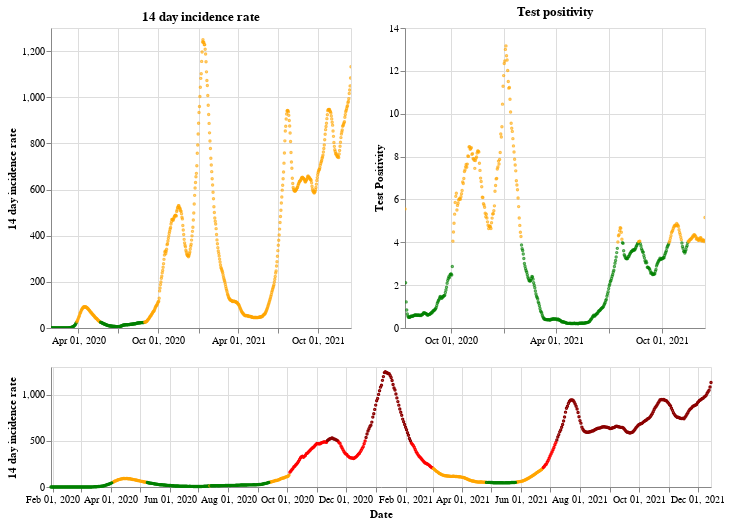

Notebook code for this chart:
### Markdown cell above
## England

### Code cell
plot_traffic_light('England')

### Figure 1 — Vega-Lite specification as saved in the notebook (floating-point values rounded to 4 significant figures; data arrays with more than 128 entries replaced by an {"elided": "..."} marker saying what was removed)
{"config": {"view": {"continuousWidth": 400, "continuousHeight": 300}}, "vconcat": [{"hconcat": [{"mark": {"type": "point", "size": 2}, "encoding": {"color": {"condition": {"value": "green", "test": "(datum.twoWeeklyCasesRate <= 25)"}, "value": "orange"}, "tooltip": [{"type": "nominal", "field": "areaName"}, {"type": "temporal", "field": "date"}, {"type": "quantitative", "field": "twoWeeklyCasesRate"}, {"type": "quantitative", "field": "testPositivity"}], "x": {"type": "temporal", "axis": {"title": ""}, "field": "date", "scale": {"domain": {"selection": "DateBrush"}}, "timeUnit": "yearmonthdate"}, "y": {"type": "quantitative", "axis": {"title": "14 day incidence rate"}, "field": "twoWeeklyCasesRate"}}, "title": "14 day incidence rate", "width": 300}, {"mark": {"type": "point", "size": 2}, "encoding": {"color": {"condition": {"value": "green", "test": "(datum.testPositivity <= 4)"}, "value": "orange"}, "tooltip": [{"type": "nominal", "field": "areaName"}, {"type": "temporal", "field": "date"}, {"type": "quantitative", "field": "twoWeeklyCasesRate"}, {"type": "quantitative", "field": "testPositivity"}], "x": {"type": "temporal", "axis": {"title": ""}, "field": "date", "scale": {"domain": {"selection": "DateBrush"}}, "timeUnit": "yearmonthdate"}, "y": {"type": "quantitative", "axis": {"title": "Test Positivity"}, "field": "testPositivity"}}, "title": "Test positivity", "width": 300}]}, {"layer": [{"mark": {"type": "point", "size": 2}, "encoding": {"color": {"condition": {"value": "orange", "test": "(((datum.testPositivity < 4) && (datum.twoWeeklyCasesRate >= 50)) && (datum.twoWeeklyCasesRate < 200))"}, "value": "red"}, "opacity": {"condition": {"value": 1, "test": "((datum.twoWeeklyCasesRate >= 50) && (datum.twoWeeklyCasesRate < 500))"}, "value": 0}, "tooltip": [{"type": "nominal", "field": "areaName"}, {"type": "temporal", "field": "date"}, {"type": "quantitative", "field": "twoWeeklyCasesRate"}, {"type": "quantitative", "field": "testPositivity"}], "x": {"type": "temporal", "axis": {"title": "Date"}, "field": "date", "timeUnit": "yearmonthdate"}, "y": {"type": "quantitative", "axis": {"title": "14 day incidence rate"}, "field": "twoWeeklyCasesRate"}}, "selection": {"DateBrush": {"type": "interval", "encodings": ["x"], "fields": ["Time"]}}}, {"mark": {"type": "point", "size": 2}, "encoding": {"color": {"value": "darkred"}, "opacity": {"condition": {"value": 1, "test": "(datum.twoWeeklyCasesRate >= 500)"}, "value": 0}, "tooltip": [{"type": "nominal", "field": "areaName"}, {"type": "temporal", "field": "date"}, {"type": "quantitative", "field": "twoWeeklyCasesRate"}, {"type": "quantitative", "field": "testPositivity"}], "x": {"type": "temporal", "axis": {"title": "Date"}, "field": "date", "timeUnit": "yearmonthdate"}, "y": {"type": "quantitative", "axis": {"title": "14 day incidence rate"}, "field": "twoWeeklyCasesRate"}}}, {"mark": {"type": "point", "size": 2}, "encoding": {"color": {"condition": {"value": "green", "test": "((datum.testPositivity < 4) && (datum.twoWeeklyCasesRate < 50))"}, "value": "orange"}, "opacity": {"condition": {"value": 1, "test": "(datum.twoWeeklyCasesRate < 50)"}, "value": 0}, "tooltip": [{"type": "nominal", "field": "areaName"}, {"type": "temporal", "field": "date"}, {"type": "quantitative", "field": "twoWeeklyCasesRate"}, {"type": "quantitative", "field": "testPositivity"}], "x": {"type": "temporal", "axis": {"title": "Date"}, "field": "date", "timeUnit": "yearmonthdate"}, "y": {"type": "quantitative", "axis": {"title": "14 day incidence rate"}, "field": "twoWeeklyCasesRate"}}}], "height": 120, "width": 660}], "data": {"name": "data-5d9bf98ebd85671cb59bbf2048e61c77"}, "$schema": "https://vega.github.io/schema/vega-lite/v4.8.1.json", "datasets": {"data-5d9bf98ebd85671cb59bbf2048e61c77": {"elided": "686 records"}}}
